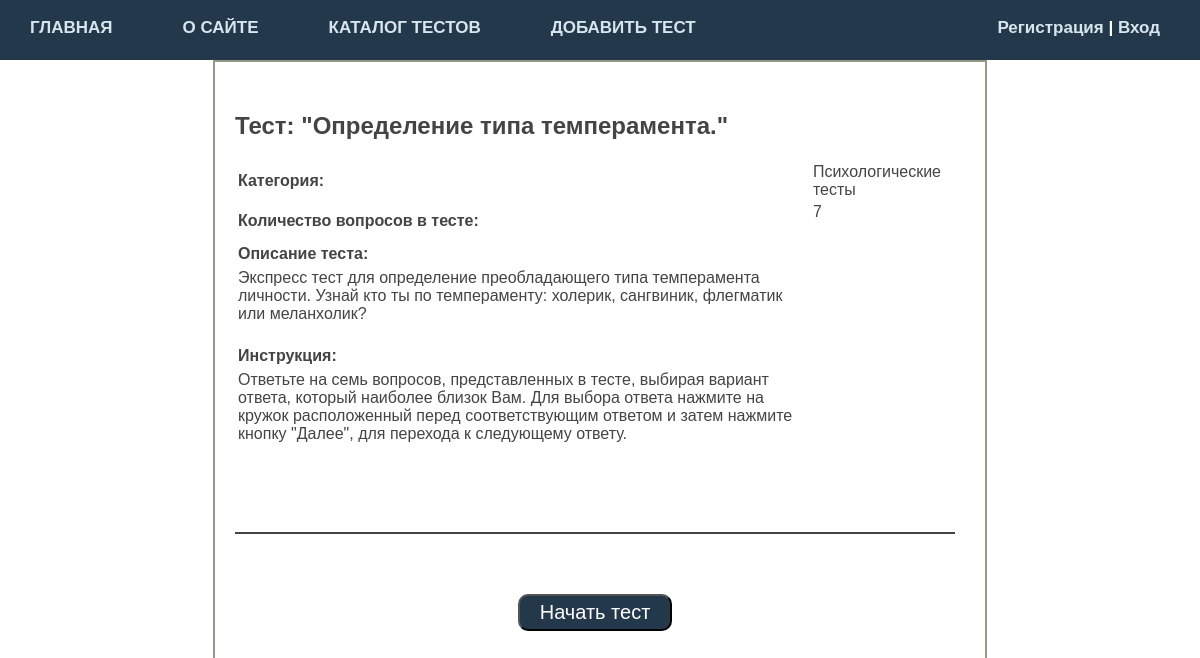
The page /catalog/test/14/ on the database its author committed.
### main/models.py (models this page shows, shortened)
class Tests(models.Model):
    title = models.CharField(max_length=250, verbose_name="Название теста")  # Названия теста
    review = models.TextField(blank=True, verbose_name="Отписание теста")  # Описания теста
    manual = models.TextField(blank=True,
                              verbose_name="Инструкция по выполеннию теста")  # Инструкции по прохождению теста
    number_of_questions = models.PositiveIntegerField(
        verbose_name="Количество вопросов в тесте")  # Количества вопросов в тесте
    number_of_сhoice = models.PositiveIntegerField(
        verbose_name="Количество вариантов ответа")  # Количества вариантов ответа
    time_create = models.DateTimeField(auto_now_add=True)
    time_update = models.DateTimeField(auto_now=True)
    category_key = models.ForeignKey('Categories', on_delete=models.PROTECT, null=True, verbose_name="Категория")
    author = models.ForeignKey(get_user_model(), on_delete=models.SET_NULL, related_name='author_test', null=True,
                               default=None, verbose_name="Автор")
    is_published = models.BooleanField(default=True)  # Отметка о публикации
    class Meta:  # Задаем настройки отображения модел в понели администратора.
        verbose_name = 'Тесты'  # Задаем отображение имени модели в единственном числе.
        verbose_name_plural = 'Тесты'  # Задаем отображение имени модели во множественном числе.

class Categories(models.Model):
    category = models.CharField(max_length=250, db_index=True)  # Названия категории
    def __str__(self):
        return self.category

### catalog/views.py (the view)
# urls.py: path('test/<int:test_id>/', Test.as_view(), name='test'), # Страница теста
class Test(DetailView): #DataTestMixin,
    model = Tests
    template_name = 'catalog/test.html'
    pk_url_kwarg = 'test_id'
    def get_context_data(self, **kwargs):
        context = super().get_context_data(**kwargs)
        context['question'] = context['object'].questions_set.get(question_ordinal=1)
        context.update(kwargs)
        return context

### user/context_processors.py (called while the page is built)
def get_menu(request):
    return {'upper_menu': menu}

### catalog/templates/catalog/test.html (shortened to what this page needs)
{% extends 'main/base.html' %}
{% block content_main %}
<div class="test_content">
<h2>Тест: "{{object.title}}"</h2>
<table>
    <tr><td><b>Категория:</b></td><td>{{object.category_key}}</td></tr>
    <tr><td><b>Количество вопросов в тесте:</b></td><td>{{object.number_of_questions}}<br><br></td><tr>
    <tr><td><b>Описание теста:</b></td><tr>
    <tr><td>{{object.review}}<br><br></td><td><b>Инструкция:</b></td><td>{{object.manual}}<br><br><br><br></td><tr></tr>
</table><hr class="hr-line">
<div class="button-wrapper">
<a href="{% url 'vote' test_id=object.id question_id=question.id %}"><button class="button_test" type="submit" name="button">Начать тест</button></a>
</div>
</div>
{% endblock %}

### main/static/main/css/styles.css (style rules this page uses)
html, body { font-family: 'Arial'; margin: 0; padding: 0; height: 100%; width: 100%; color: #444; }
a { color: #0059b2; text-decoration: none; }
.table-page tr { height: 100%; }
button.button_test { background: #24384b; max-width: 500px; margin: 0px 10px ; padding: 5px 20px 5px 20px; border-radius: 10px; font-size: 20px; color: #ffffff; cursor: pointer; }
.button-wrapper { display: flex; justify-content: center; }
.test_content { width: 60%; margin-left: auto; margin-right: auto; border: 2px solid #959a82; background-color: #FFFFFF; padding: 30px 30px 30px 20px; min-height: 100%; }
.hr-line { margin: 30px 0px 0px 0px; padding: 0px 0px 60px 0px; height: 0; border: none; border-top: 2px solid #444; }

### rows shown on the page
Tests: title "Определение типа темперамента.", category_key "Психологические тесты", number_of_questions "7", review "Экспресс тест для определение преобладающего типа темперамента личности. Узнай кто ты по темпераменту: холерик, сангвиник, флегматик или меланхолик?", manual "Ответьте на семь вопросов, представленных в тесте, выбирая вариант ответа, который наиболее близок Вам. Для выбора ответа нажмите на кружок расположенный перед соответствующим ответом и затем нажмите кнопку \"Далее\", для перехода к следующему ответу."

### other values the page prints
{{ m.title }} "ГЛАВНАЯ" "О САЙТЕ" "КАТАЛОГ ТЕСТОВ" "ДОБАВИТЬ ТЕСТ"
